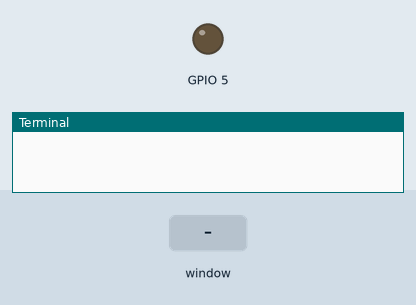
The program below on a simulated Raspberry Pi (BCM pin numbers). On the bench: output pins drawn as LEDs (lit = HIGH), the last lines printed to the terminal. Inputs (shaded band) come from the test bench. The desktop window is not drawn, its controls go by their first labels and the mouse button is held 0.15 s; empty text fields in the window are filled with 5.

Above: at 1.2 s.
1.3 s: control labelled "configure LED" in the window clicked
2.8 s: control labelled "toggle LED" in the window clicked
At 3.7 s:
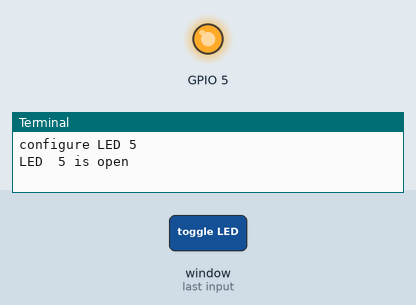
4.3 s: control labelled "toggle LED" in the window clicked
At 4.8 s:
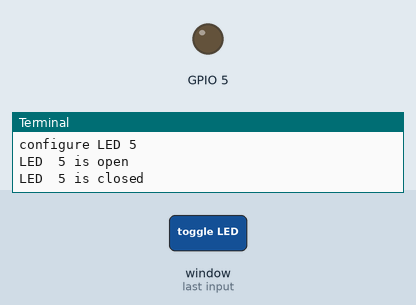
Timing chart, 0 to 7.3 s (numbered marks = the images above; inputs shaded):
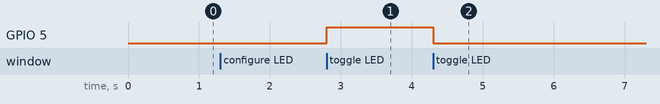

Measured:
- after the input at 2.8 s, GPIO 5: LOW → HIGH at once
- after the input at 4.3 s, GPIO 5: HIGH → LOW at once

The program:

lab2.py
```python
import tkinter as tk
import os
import RPi.GPIO as GPIO
GPIO.setmode(GPIO.BCM)

LED=0
pin=0
def Toggle():
   global LED
   global pin
   #pin=pin_entery_num.get()
   LED ^=1
   if LED==1:
         GPIO.output(pin, GPIO.HIGH)
         print("LED ",pin,"is open")
   elif LED==0:
        GPIO.output(pin, GPIO.LOW)
        print("LED ",pin,"is closed")

def init():
    global pin
    pin=int(pin_entery_num.get())
    GPIO.setup(pin,GPIO.OUT)
    print("configure LED",pin)

def Exit():
    main_window.destroy()

main_window = tk.Tk()
main_window.title("LED Control")
main_window.geometry("400x200+150+150")
main_window.resizable(False,False)

toggle_button=tk.Button(main_window,text="toggle LED",command=Toggle)
configure_button=tk.Button(main_window,text="configure LED",command=init)
End_botton=tk.Button(main_window,text="Exit",command=Exit)
pin_entery_num=tk.Entry(main_window)

toggle_button.place(x=0,y=0)
configure_button.place(x=0,y=50)
End_botton.place(x=175,y=175)
pin_entery_num.place(x=200,y=0)
main_window.mainloop()
```
